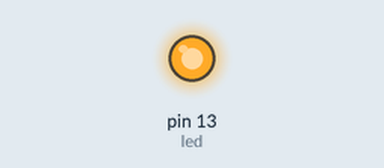
Bench run of a sketch on a simulated Arduino Uno, built with avr-gcc and run on an emulated ATmega328P. Parts: output pins drawn as LEDs (lit = HIGH).

Above: at 0.6 s.
At 3.8 s:
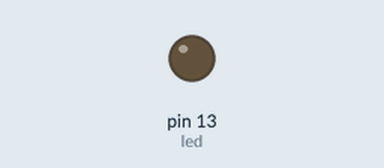
Timing chart, 0 to 5.9 s (numbered marks = the images above):
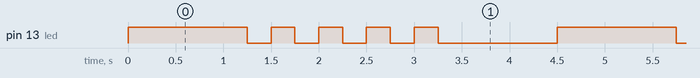

The sketch:

_5_sec_blink.ino
```cpp
int led = 13; //defining 'led' as pin 13
void setup() { // Begin setup
  pinMode(led, OUTPUT); //setting pin 13 to output
}
void loop() { // Begin Loop
  digitalWrite(led, HIGH); //LED turns on
  delay(1000); //1 second delay
  for (int i=0; i<5; i++) { //Light blinks for 5 rounds then continues
    digitalWrite (led, HIGH);
    delay (250);
    digitalWrite (led, LOW);
    delay (250);
  }
  digitalWrite(led, LOW);
  delay(1000);
}
```

Measured:
- by itself, pin 13 (led): repeats every 4.5 s: 4 × (LOW 0.25 s, HIGH 0.25 s), LOW 1.3 s, HIGH 1.3 s
- by itself, everything shown: repeats every 4.5 s, in 10 steps
